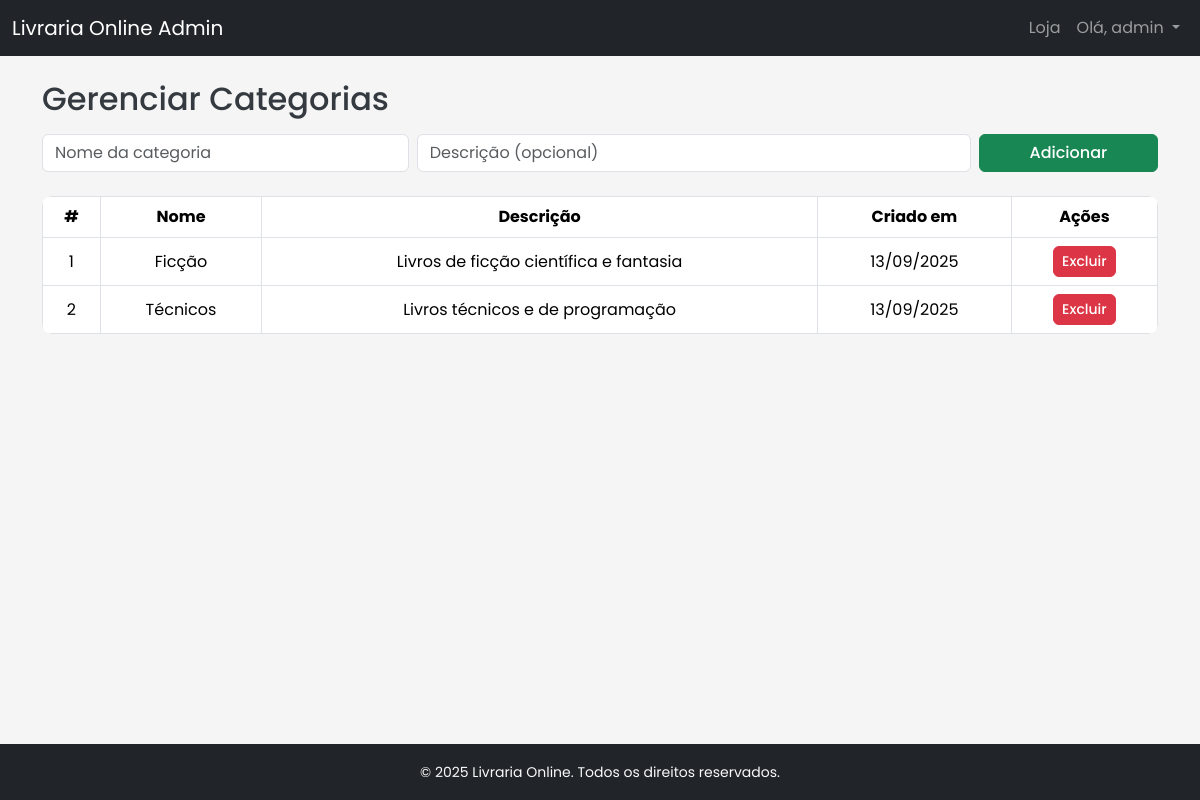
Page /livraria_online/admin/categories.php (signed in) on the committed database.
### tables this page shows
CREATE TABLE `categories` (
  `id` int(11) NOT NULL,
  `name` varchar(100) NOT NULL,
  `description` text DEFAULT NULL,
  `created_at` timestamp NOT NULL DEFAULT current_timestamp()
);

### livraria_online/admin/categories.php (the view, shortened to what this page needs)
<?php
require_once __DIR__ . '/../includes/db.php';
include __DIR__ . '/header.php';
$categories = $pdo->query("SELECT * FROM categories ORDER BY created_at DESC")->fetchAll();
?>
<div class="mb-4">
    <h2 class="mb-3">Gerenciar Categorias</h2>
    <form method="POST" class="mb-4">
        <div class="row g-2 align-items-center">
            <div class="col-md-4">
                <input type="text" name="name" class="form-control" placeholder="Nome da categoria" required>
            </div>
            <div class="col-md-6">
                <input type="text" name="description" class="form-control" placeholder="Descrição (opcional)">
            </div>
            <div class="col-md-2">
                <button class="btn btn-success w-100">Adicionar</button>
            </div>
        </div>
    </form>
    <?php if ($categories): ?>
        <div class="table-responsive">
            <table class="table table-bordered table-hover align-middle text-center">
                <thead>
                    <tr>
                        <th>#</th>
                        <th>Nome</th>
                        <th>Descrição</th>
                        <th>Criado em</th>
                        <th>Ações</th>
                    </tr>
                </thead>
                <tbody>
                    <?php foreach ($categories as $cat): ?>
                        <tr>
                            <td><?= $cat['id'] ?></td>
                            <td><?= htmlspecialchars($cat['name']) ?></td>
                            <td><?= htmlspecialchars($cat['description']) ?></td>
                            <td><?= date('d/m/Y', strtotime($cat['created_at'])) ?></td>
                            <td>
                                <a href="?delete=<?= $cat['id'] ?>" class="btn btn-sm btn-danger"
                                   onclick="return confirm('Deseja realmente excluir esta categoria?')">
                                   Excluir
                                </a>
                            </td>
                        </tr>
                    <?php endforeach; ?>
                </tbody>
            </table>
        </div>
    <?php else: ?>
        <div class="alert alert-info">Nenhuma categoria cadastrada.</div>
    <?php endif; ?>
</div>
<?php include __DIR__ . '/footer.php'; ?>

### livraria_online/assets/css/admin-style.css (style rules this page uses)
body { font-family: 'Poppins', sans-serif; background-color: #f5f5f5; color: #343a40; }
.btn { border-radius: 6px; font-weight: 500; transition: all 0.2s ease; }
.table { background-color: #fff; border-radius: 10px; overflow: hidden; }
.table th, .table td { vertical-align: middle !important; }

### rows in the picture
categories: id "1", name "Ficção", description "Livros de ficção científica e fantasia", created_at "13/09/2025"
categories: id "2", name "Técnicos", description "Livros técnicos e de programação", created_at "13/09/2025"

### other values in the picture
SITE_NAME "Livraria Online"
$_SESSION['username'] "admin"
